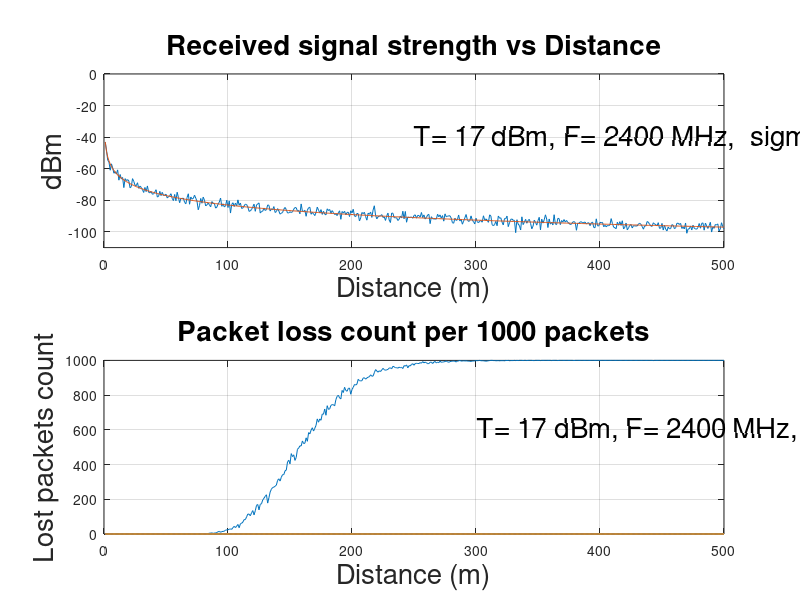

Write MATLAB code to recreate this figure.
function x = probability()
    T = 17;
    Dth = -87;        % dBm, Threshold for a successful message receipt.
    N = 500;
    F = 2400;  % MHz
    mmean = -20;
    sigma = 2;
    recv = zeros(1,N);
    for i=1:N
        recv(i) = helper(T, i, F, mmean, sigma);
    end
    figure();
    subplot(2,1,1)
    plot(recv);
    hold on;
    for i=1:N
        recv(i) = helper(T, i, F, mmean, 0);
    end
    text(250, -40, ['T= ', num2str(T) , ' dBm, F= ',  num2str(F),  ' MHz,  sigma= ',  num2str(sigma)], 'FontSize', 20);
    plot(recv)
    grid on;
    hold off;
    xlabel("Distance (m)", 'FontSize', 20);
    ylabel("dBm", 'FontSize', 20);
    title("Received signal strength vs Distance", 'FontSize', 20);
    ylim([-110 0]);
    %title([' T= ', num2str(T), ' dBm, F= ', num2str(F), ' m, mean= ', num2str(mmean), ', sigma= ', num2str(sigma)]);
    
    subplot(2,1,2)
    %dsts = [10, sqrt(2) * 10, 20, sqrt(2) * 20, 30, 30 * sqrt(2)];
    dsts = 1:N;
    arrrs = zeros(length(dsts));
    for j = 1: length(dsts)
        arrr = zeros(1,1000);
        for i= 1:1000
            p = helper(T, dsts(j), F, mmean, sigma);
            if p > Dth
                arrr(i) = 1;
            else
                arrr(i) = 0;
            end
        end
        arrrs(j) = 1000-sum(arrr);
    end
    plot(dsts, arrrs);
    grid on;
    hold on;
    text(300, 600, ['T= ', num2str(T) , ' dBm, F= ',  num2str(F),  ' MHz,  sigma= ',  num2str(sigma)], 'FontSize', 20);
    ylabel("Lost packets count", 'FontSize', 20);
    xlabel("Distance (m)", 'FontSize', 20);
    title("Packet loss count per 1000 packets", 'FontSize', 20);
end

function RecPower = helper(T, D, F, mmean, sigma)
    % T in Dbm
    % D in m
    % F in MHz
    FSPL = 20 * log10(D/1000) + 20 * log10(F) + 32.44; % Free space path loss
    N = normrnd(mmean, sigma);
    RecPower = T - FSPL + N;
    
end

